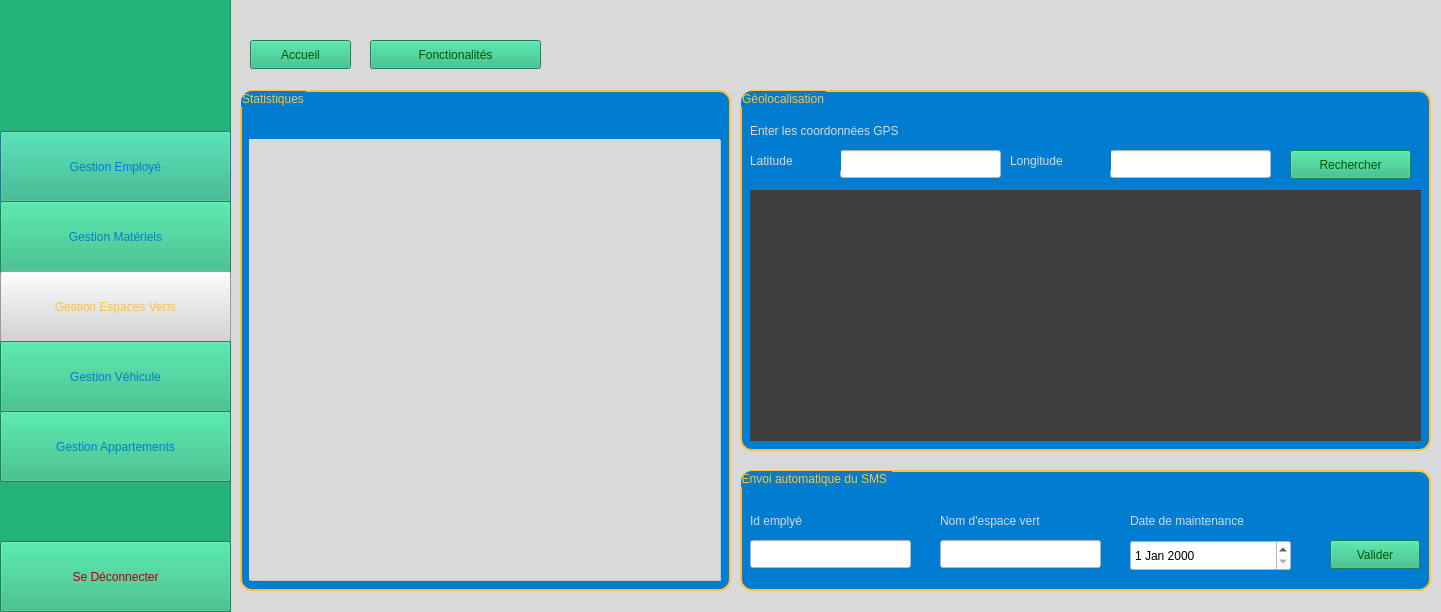
<?xml version="1.0" encoding="UTF-8"?>
<ui version="4.0">
 <class>Espace_fonc</class>
 <widget class="QDialog" name="Espace_fonc">
  <property name="geometry">
   <rect>
    <x>0</x>
    <y>0</y>
    <width>1441</width>
    <height>612</height>
   </rect>
  </property>
  <property name="windowTitle">
   <string>Dialog</string>
  </property>
  <property name="styleSheet">
   <string notr="true">background-color: rgb(217, 217, 217);</string>
  </property>
  <widget class="QFrame" name="frame">
   <property name="geometry">
    <rect>
     <x>-10</x>
     <y>-39</y>
     <width>241</width>
     <height>671</height>
    </rect>
   </property>
   <property name="styleSheet">
    <string notr="true">background-color: rgb(36, 179, 122);</string>
   </property>
   <property name="frameShape">
    <enum>QFrame::Shape::StyledPanel</enum>
   </property>
   <property name="frameShadow">
    <enum>QFrame::Shadow::Raised</enum>
   </property>
   <widget class="QPushButton" name="ges_emp">
    <property name="geometry">
     <rect>
      <x>10</x>
      <y>170</y>
      <width>231</width>
      <height>71</height>
     </rect>
    </property>
    <property name="styleSheet">
     <string notr="true">background-color: rgb(36, 179, 122);
color:rgb(0, 125, 209);
font: 900 12pt &quot;Franklin Gothic&quot;;</string>
    </property>
    <property name="text">
     <string>Gestion Employé</string>
    </property>
   </widget>
   <widget class="QPushButton" name="ges_mat">
    <property name="geometry">
     <rect>
      <x>10</x>
      <y>240</y>
      <width>231</width>
      <height>71</height>
     </rect>
    </property>
    <property name="styleSheet">
     <string notr="true">background-color: rgb(36, 179, 122);
color:rgb(0, 125, 209);
font: 900 12pt &quot;Franklin Gothic&quot;;</string>
    </property>
    <property name="text">
     <string>Gestion Matériels</string>
    </property>
   </widget>
   <widget class="QPushButton" name="ges_es_vert">
    <property name="geometry">
     <rect>
      <x>10</x>
      <y>310</y>
      <width>231</width>
      <height>71</height>
     </rect>
    </property>
    <property name="styleSheet">
     <string notr="true">background-color: rgb(211, 211, 211);
color: rgb(255, 191, 62);
font: 900 12pt &quot;Franklin Gothic&quot;;</string>
    </property>
    <property name="text">
     <string>Gestion Espaces Verts</string>
    </property>
   </widget>
   <widget class="QPushButton" name="ges_vehic">
    <property name="geometry">
     <rect>
      <x>10</x>
      <y>380</y>
      <width>231</width>
      <height>71</height>
     </rect>
    </property>
    <property name="styleSheet">
     <string notr="true">background-color: rgb(36, 179, 122);
color:rgb(0, 125, 209);
font: 900 12pt &quot;Franklin Gothic&quot;;</string>
    </property>
    <property name="text">
     <string>Gestion Véhicule</string>
    </property>
   </widget>
   <widget class="QPushButton" name="ges_appar">
    <property name="geometry">
     <rect>
      <x>10</x>
      <y>450</y>
      <width>231</width>
      <height>71</height>
     </rect>
    </property>
    <property name="styleSheet">
     <string notr="true">background-color: rgb(36, 179, 122);
color:rgb(0, 125, 209);
font: 900 12pt &quot;Franklin Gothic&quot;;</string>
    </property>
    <property name="text">
     <string>Gestion Appartements</string>
    </property>
   </widget>
   <widget class="QPushButton" name="deconnect">
    <property name="geometry">
     <rect>
      <x>10</x>
      <y>580</y>
      <width>231</width>
      <height>71</height>
     </rect>
    </property>
    <property name="styleSheet">
     <string notr="true">background-color: rgb(36, 179, 122);
color: rgb(170, 0, 0);
font: 900 12pt &quot;Franklin Gothic&quot;;</string>
    </property>
    <property name="text">
     <string>Se Déconnecter</string>
    </property>
   </widget>
   <widget class="QLabel" name="logo">
    <property name="geometry">
     <rect>
      <x>80</x>
      <y>59</y>
      <width>121</width>
      <height>91</height>
     </rect>
    </property>
    <property name="text">
     <string/>
    </property>
   </widget>
  </widget>
  <widget class="QPushButton" name="pushButton_2">
   <property name="geometry">
    <rect>
     <x>370</x>
     <y>40</y>
     <width>171</width>
     <height>29</height>
    </rect>
   </property>
   <property name="styleSheet">
    <string notr="true">background-color: rgb(36, 179, 122);
font: 900 12pt &quot;Franklin Gothic&quot;;
color: rgb(0, 85, 0);</string>
   </property>
   <property name="text">
    <string>Fonctionalités</string>
   </property>
  </widget>
  <widget class="QPushButton" name="pushButton">
   <property name="geometry">
    <rect>
     <x>250</x>
     <y>40</y>
     <width>101</width>
     <height>29</height>
    </rect>
   </property>
   <property name="styleSheet">
    <string notr="true">background-color: rgb(36, 179, 122);
font: 900 12pt &quot;Franklin Gothic&quot;;
color: rgb(0, 85, 0);</string>
   </property>
   <property name="text">
    <string>Accueil</string>
   </property>
  </widget>
  <widget class="QGroupBox" name="groupBox_2">
   <property name="geometry">
    <rect>
     <x>240</x>
     <y>90</y>
     <width>491</width>
     <height>501</height>
    </rect>
   </property>
   <property name="styleSheet">
    <string notr="true">QGroupBox
{
background-color: rgb(0, 125, 209);
color:  rgb(255, 191, 62);
font: 900 12pt &quot;Franklin Gothic&quot;;
border: 2px solid ;
border-radius: 12px; 
padding: 5px;
border-color: rgb(255, 191, 62);
}</string>
   </property>
   <property name="title">
    <string>Statistiques</string>
   </property>
   <widget class="QTextEdit" name="textEdit_3">
    <property name="geometry">
     <rect>
      <x>10</x>
      <y>50</y>
      <width>471</width>
      <height>441</height>
     </rect>
    </property>
    <property name="styleSheet">
     <string notr="true">background-color: rgb(255, 255, 255);</string>
    </property>
   </widget>
   <widget class="QWidget" name="verticalLayoutWidget">
    <property name="geometry">
     <rect>
      <x>9</x>
      <y>49</y>
      <width>471</width>
      <height>441</height>
     </rect>
    </property>
    <layout class="QVBoxLayout" name="verticalLayout"/>
   </widget>
  </widget>
  <widget class="QGroupBox" name="groupBox_3">
   <property name="geometry">
    <rect>
     <x>740</x>
     <y>470</y>
     <width>691</width>
     <height>121</height>
    </rect>
   </property>
   <property name="styleSheet">
    <string notr="true">QGroupBox
{
background-color: rgb(0, 125, 209);
color:  rgb(255, 191, 62);
font: 900 12pt &quot;Franklin Gothic&quot;;
border: 2px solid ;
border-radius: 12px; 
padding: 5px;
border-color: rgb(255, 191, 62);
}</string>
   </property>
   <property name="title">
    <string>Envoi automatique du SMS </string>
   </property>
   <widget class="QLabel" name="label_5">
    <property name="geometry">
     <rect>
      <x>10</x>
      <y>40</y>
      <width>121</width>
      <height>21</height>
     </rect>
    </property>
    <property name="styleSheet">
     <string notr="true">color: rgb(217, 217, 217);
background-color: rgb(0, 125, 209);
font: 900 12pt &quot;Franklin Gothic&quot;;
</string>
    </property>
    <property name="text">
     <string>Id emplyé</string>
    </property>
   </widget>
   <widget class="QLineEdit" name="id">
    <property name="geometry">
     <rect>
      <x>10</x>
      <y>70</y>
      <width>161</width>
      <height>28</height>
     </rect>
    </property>
    <property name="whatsThis">
     <string>&lt;html&gt;&lt;head/&gt;&lt;body&gt;&lt;p&gt;iden&lt;/p&gt;&lt;/body&gt;&lt;/html&gt;</string>
    </property>
    <property name="styleSheet">
     <string notr="true">background-color: rgb(255, 255, 255);
font: 900 9pt &quot;Franklin Gothic&quot;;
color: rgb(0, 0, 0);
</string>
    </property>
   </widget>
   <widget class="QLabel" name="label_6">
    <property name="geometry">
     <rect>
      <x>200</x>
      <y>40</y>
      <width>181</width>
      <height>21</height>
     </rect>
    </property>
    <property name="styleSheet">
     <string notr="true">color: rgb(217, 217, 217);
background-color: rgb(0, 125, 209);
font: 900 12pt &quot;Franklin Gothic&quot;;
</string>
    </property>
    <property name="text">
     <string>Nom d'espace vert</string>
    </property>
   </widget>
   <widget class="QLineEdit" name="espace_vert">
    <property name="geometry">
     <rect>
      <x>200</x>
      <y>70</y>
      <width>161</width>
      <height>28</height>
     </rect>
    </property>
    <property name="whatsThis">
     <string>&lt;html&gt;&lt;head/&gt;&lt;body&gt;&lt;p&gt;iden&lt;/p&gt;&lt;/body&gt;&lt;/html&gt;</string>
    </property>
    <property name="styleSheet">
     <string notr="true">background-color: rgb(255, 255, 255);
font: 900 9pt &quot;Franklin Gothic&quot;;
color: rgb(0, 0, 0);
</string>
    </property>
   </widget>
   <widget class="QLabel" name="label_7">
    <property name="geometry">
     <rect>
      <x>390</x>
      <y>40</y>
      <width>161</width>
      <height>21</height>
     </rect>
    </property>
    <property name="styleSheet">
     <string notr="true">color: rgb(217, 217, 217);
background-color: rgb(0, 125, 209);
font: 900 12pt &quot;Franklin Gothic&quot;;
</string>
    </property>
    <property name="text">
     <string>Date de maintenance</string>
    </property>
   </widget>
   <widget class="QPushButton" name="envoyer">
    <property name="geometry">
     <rect>
      <x>590</x>
      <y>70</y>
      <width>90</width>
      <height>29</height>
     </rect>
    </property>
    <property name="styleSheet">
     <string notr="true">background-color: rgb(36, 179, 122);
font: 900 12pt &quot;Franklin Gothic&quot;;
color: rgb(0, 85, 0);</string>
    </property>
    <property name="text">
     <string>Valider</string>
    </property>
   </widget>
   <widget class="QDateEdit" name="date">
    <property name="geometry">
     <rect>
      <x>390</x>
      <y>70</y>
      <width>161</width>
      <height>31</height>
     </rect>
    </property>
    <property name="styleSheet">
     <string notr="true">background-color: rgb(255, 255, 255);
color: rgb(0, 0, 0);
font: 900 9pt &quot;Franklin Gothic&quot;;</string>
    </property>
   </widget>
  </widget>
  <widget class="QGroupBox" name="groupBox">
   <property name="geometry">
    <rect>
     <x>740</x>
     <y>90</y>
     <width>691</width>
     <height>361</height>
    </rect>
   </property>
   <property name="styleSheet">
    <string notr="true">QGroupBox
{
background-color: rgb(0, 125, 209);
color:  rgb(255, 191, 62);
font: 900 12pt &quot;Franklin Gothic&quot;;
border: 2px solid ;
border-radius: 12px; 
padding: 5px;
border-color: rgb(255, 191, 62);
}</string>
   </property>
   <property name="title">
    <string>Géolocalisation</string>
   </property>
   <widget class="QLabel" name="label_2">
    <property name="geometry">
     <rect>
      <x>10</x>
      <y>30</y>
      <width>541</width>
      <height>21</height>
     </rect>
    </property>
    <property name="styleSheet">
     <string notr="true">color: rgb(217, 217, 217);
background-color: rgb(0, 125, 209);
font: 900 12pt &quot;Franklin Gothic&quot;;
</string>
    </property>
    <property name="text">
     <string>Enter les coordonnées GPS </string>
    </property>
   </widget>
   <widget class="QLineEdit" name="lon">
    <property name="geometry">
     <rect>
      <x>370</x>
      <y>60</y>
      <width>161</width>
      <height>28</height>
     </rect>
    </property>
    <property name="whatsThis">
     <string>&lt;html&gt;&lt;head/&gt;&lt;body&gt;&lt;p&gt;iden&lt;/p&gt;&lt;/body&gt;&lt;/html&gt;</string>
    </property>
    <property name="styleSheet">
     <string notr="true">background-color: rgb(255, 255, 255);
font: 900 9pt &quot;Franklin Gothic&quot;;
color: rgb(0, 0, 0);
</string>
    </property>
   </widget>
   <widget class="QLineEdit" name="lat">
    <property name="geometry">
     <rect>
      <x>100</x>
      <y>60</y>
      <width>161</width>
      <height>28</height>
     </rect>
    </property>
    <property name="whatsThis">
     <string>&lt;html&gt;&lt;head/&gt;&lt;body&gt;&lt;p&gt;iden&lt;/p&gt;&lt;/body&gt;&lt;/html&gt;</string>
    </property>
    <property name="styleSheet">
     <string notr="true">background-color: rgb(255, 255, 255);
font: 900 9pt &quot;Franklin Gothic&quot;;
color: rgb(0, 0, 0);
</string>
    </property>
   </widget>
   <widget class="QLabel" name="label_3">
    <property name="geometry">
     <rect>
      <x>10</x>
      <y>60</y>
      <width>91</width>
      <height>21</height>
     </rect>
    </property>
    <property name="styleSheet">
     <string notr="true">color: rgb(217, 217, 217);
background-color: rgb(0, 125, 209);
font: 900 12pt &quot;Franklin Gothic&quot;;
</string>
    </property>
    <property name="text">
     <string>Latitude</string>
    </property>
   </widget>
   <widget class="QLabel" name="label_4">
    <property name="geometry">
     <rect>
      <x>270</x>
      <y>60</y>
      <width>101</width>
      <height>21</height>
     </rect>
    </property>
    <property name="styleSheet">
     <string notr="true">color: rgb(217, 217, 217);
background-color: rgb(0, 125, 209);
font: 900 12pt &quot;Franklin Gothic&quot;;
</string>
    </property>
    <property name="text">
     <string>Longitude</string>
    </property>
   </widget>
   <widget class="QPushButton" name="recherche2">
    <property name="geometry">
     <rect>
      <x>550</x>
      <y>60</y>
      <width>121</width>
      <height>29</height>
     </rect>
    </property>
    <property name="styleSheet">
     <string notr="true">background-color: rgb(36, 179, 122);
font: 900 12pt &quot;Franklin Gothic&quot;;
color: rgb(0, 85, 0);</string>
    </property>
    <property name="text">
     <string>Rechercher</string>
    </property>
   </widget>
   <widget class="QWidget" name="map_2" native="true">
    <property name="geometry">
     <rect>
      <x>10</x>
      <y>100</y>
      <width>671</width>
      <height>251</height>
     </rect>
    </property>
    <property name="styleSheet">
     <string notr="true">
background-color: rgb(62, 62, 62);
</string>
    </property>
   </widget>
  </widget>
 </widget>
 <resources/>
 <connections/>
</ui>
